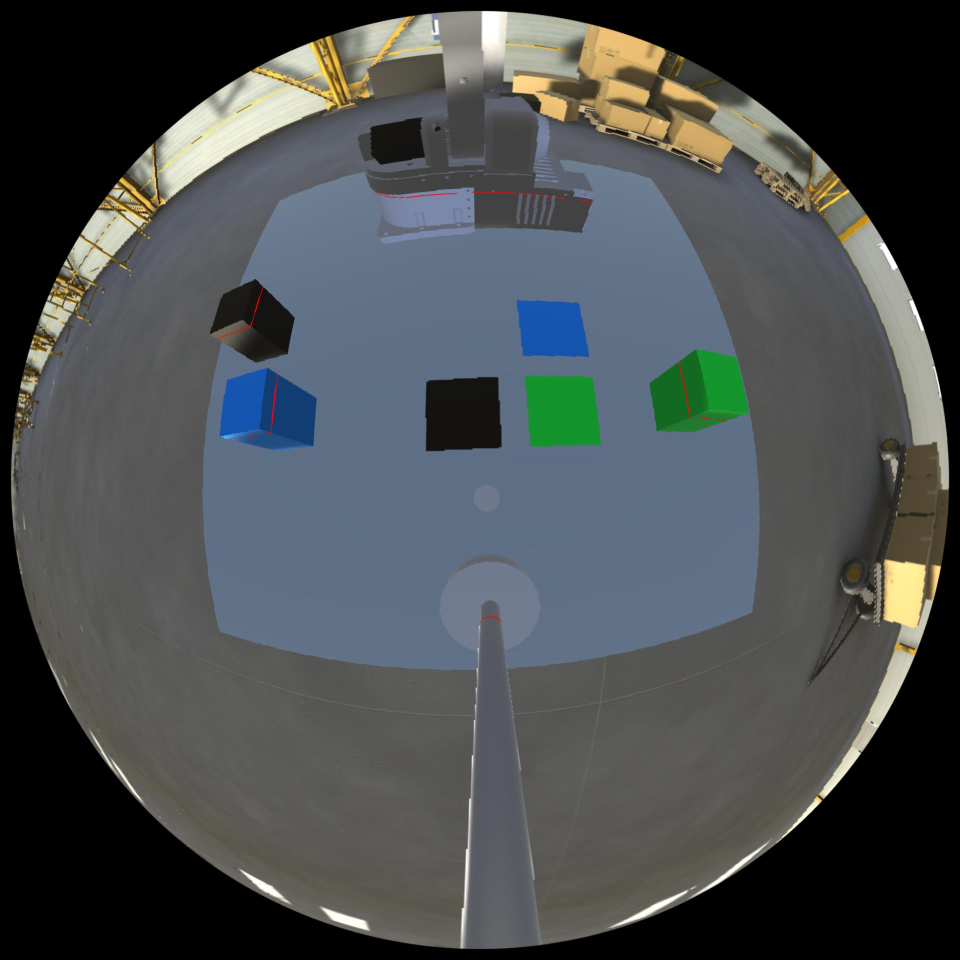
%> input picture MatlabProject/4_Tutorial_Advance_3Sides_Calibration_Method1/TestImages/image1.jpg, 1920 x 1920 px (shown at 1/2 size)
$ octave --eval "result = BWBorder(imread('TestImages/image1.jpg'));"   (GNU Octave 9; MATLAB toolbox functions it lacks are replaced by stand-ins)
%> lines starting %> are read from the running program, lines starting %| are printed output that depends on the picture; in (x1, y1, x2, y2) boxes, pixels count from 0 and x2, y2 are one past the last pixel; in counts of white or black regions, pixels touching at a corner belong together; the program's own positions count from 1
%%%%%%%%%%%%%%%%%%%%%%%%%%%%%%%%%%%%%%%%%%%%%%%%%%%%%%%%%%%%%%%%%%%%%%%%%%%
%   Author: Ivan Kholodilin
%   email: kholodilin@bit.edu.cn
%   website: www.ilabit.org
%
%   Copyright (C) 2020 Ivan Kholodilin
%
%   This program is free software; you can redistribute it and/or modify
%   it under the terms of the GNU General Public License as published by
%   the Free Software Foundation; either version 2 of the License, or
%   (at your option) any later version.
%
%   This program is distributed in the hope that it will be useful,
%   but WITHOUT ANY WARRANTY; without even the implied warranty of
%   MERCHANTABILITY or FITNESS FOR A PARTICULAR PURPOSE.  See the
%   GNU General Public License for more details.
%
%   You should have received a copy of the GNU General Public License
%   along with this program; if not, write to the Free Software
%   Foundation, Inc., 59 Temple Place, Suite 330, Boston, MA 02111-1307
%   USA
%%%%%%%%%%%%%%%%%%%%%%%%%%%%%%%%%%%%%%%%%%%%%%%%%%%%%%%%%%%%%%%%%%%%%%%%%%%

function BWEdge = BWBorder(Image)

% detect region of black pixels
Black = Image(:,:,1)<=70 & Image(:,:,2)<=70 & Image(:,:,3)<=70;
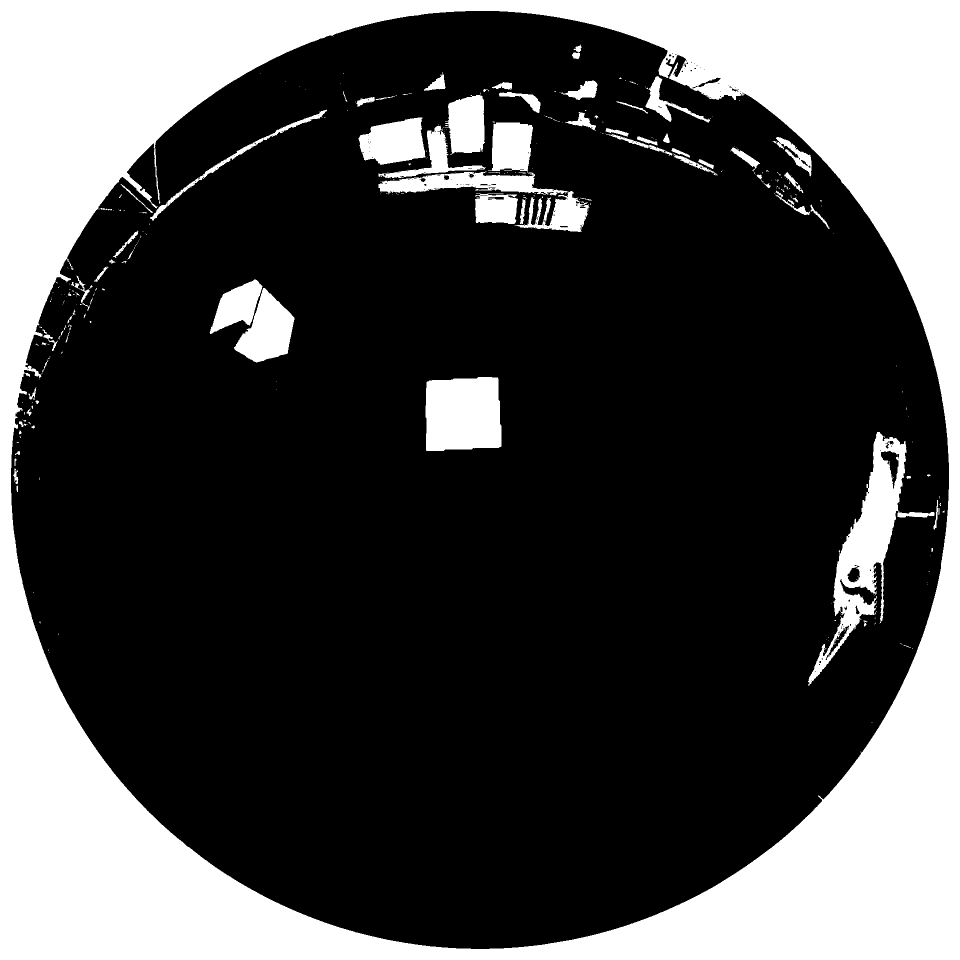
%> Black: size 1920x1920 logical (shown at 1/2 size); 28.9% white; 353 white regions (267 under 20 px), largest, box (x1, y1, x2, y2) and area: (0, 0, 1920, 1920) 930766, (1616, 864, 1869, 1371) 27457, (851, 754, 1003, 902) 20867
% detect region of white pixels
White = Image(:,:,1)>=245 & Image(:,:,2)>=245 & Image(:,:,3)>=245;
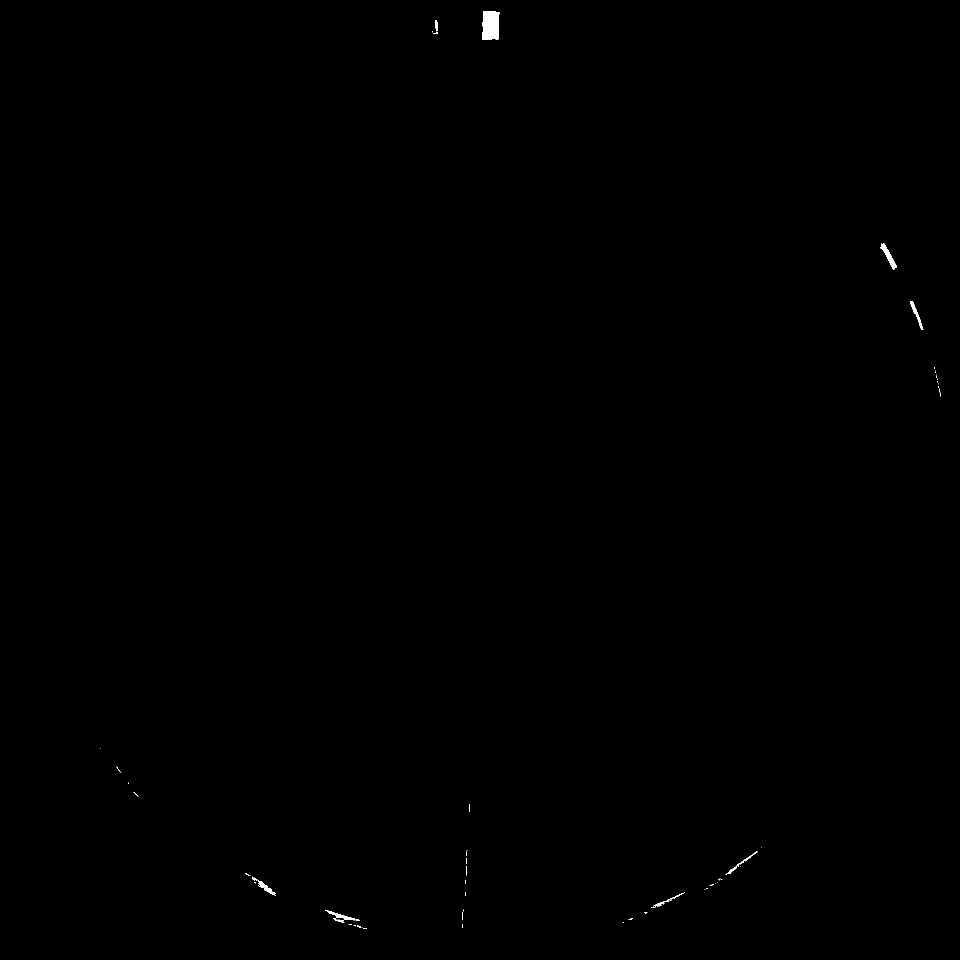
%> White: size 1920x1920 logical (shown at 1/2 size); 0.11% white; 65 white regions (54 under 20 px), largest, box (x1, y1, x2, y2) and area: (965, 23, 999, 80) 1777, (1760, 487, 1794, 539) 510, (651, 1820, 720, 1842) 344
[h,w] = size(Image(:,:,1)); % image size
%> h = 1920; w = 1920

Obj =Black;
BlackEdge = edge(Obj,'sobel'); % black border detection
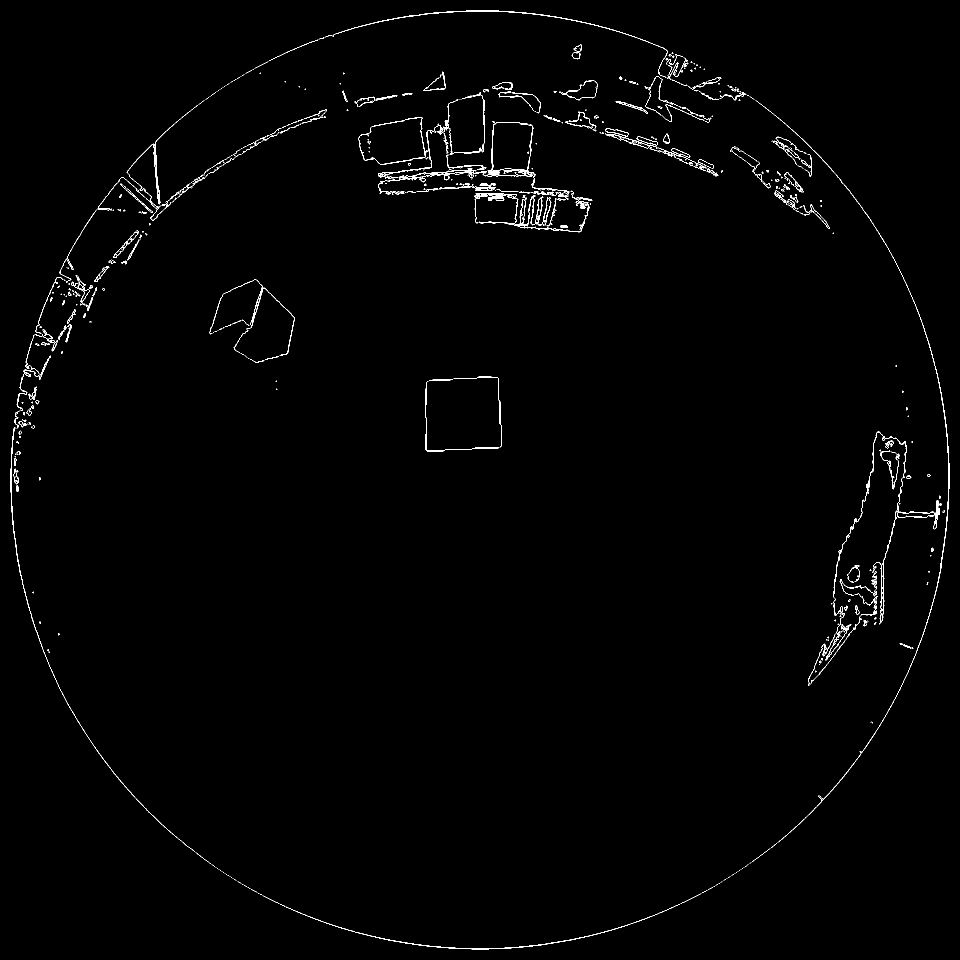
%> BlackEdge: size 1920x1920 logical (shown at 1/2 size); 0.9% white in thin lines or dots
[x,y] = find(BlackEdge==1); % endpoints detection
%> x = 33347 values from 22 to 1899; y = 33347 values from 22 to 1899
BWEdge(1:h,1:w) = 0; % border between Black & White
%> BWEdge: size 1920x1920 double; every value is 0

for t=1:length(x)
    if(x(t)==1 || y(t)==1 || y(t)==w || x(t)==h)
        r=0;
    elseif(x(t)-3<1 || y(t)-3<1 || y(t)+3>w || x(t)+3>h)
        r=1;
    else
        r = 3;
    end
    mask = White(x(t)-r:x(t)+r,y(t)-r:y(t)+r); % check 3x3 region
    [s1,s2] = find(mask==1);
    % if there's a white region mark as a border between Black & White
    if(length(s1)~=0)
        BWEdge(x(t),y(t)) = 1;
    end

    clear s1;
    clear s2;
end
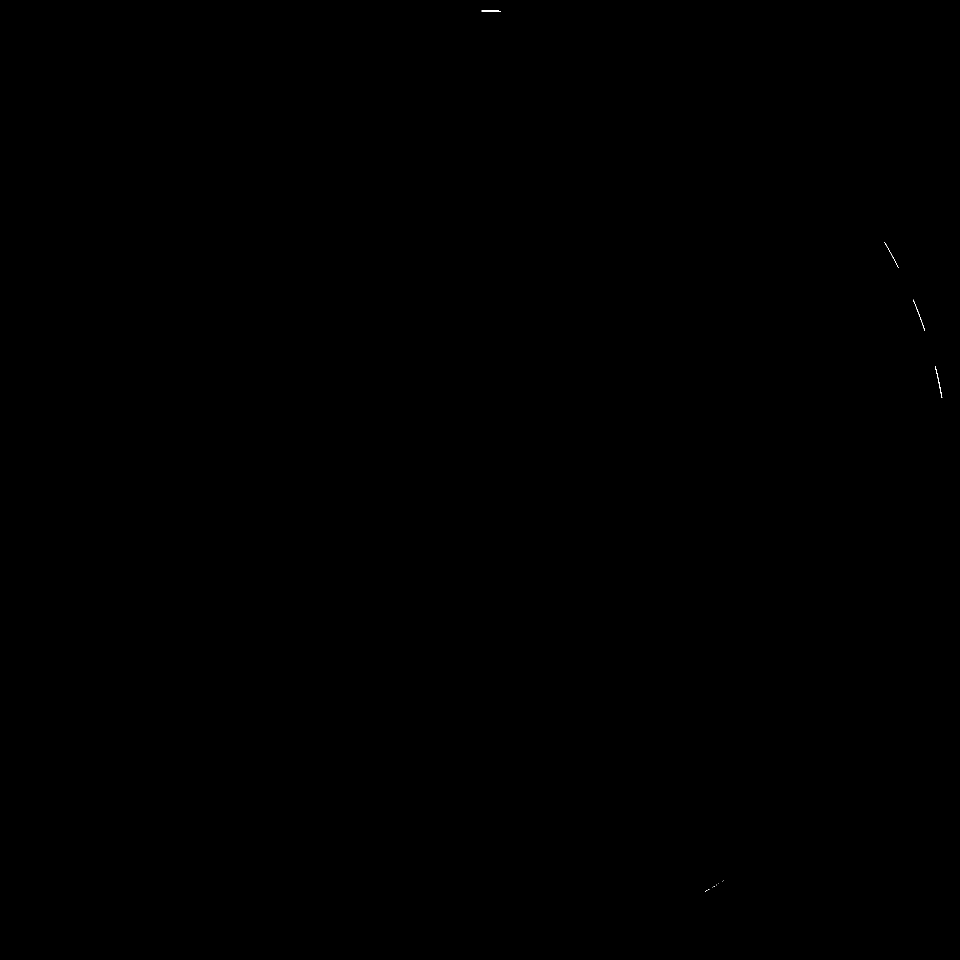
%> BWEdge: size 1920x1920 double (shown at 1/2 size); values 0 (black) and 1 (white), 0.01% white in thin lines or dots, all inside (x1, y1, x2, y2) = (963, 21, 1885, 1783)
% figure;
BWEdge = bwmorph(BWEdge,'skel',Inf);
stats = regionprops(bwconncomp(BWEdge,8),'Area');
%> stats = 9 regions; largest, Area: 83, 79, 56, 39, 10
BWEdge=ismember(labelmatrix(bwconncomp(BWEdge,8)), find([stats.Area] > 200));
%> BWEdge: size 1920x1920 logical; every value is 0
BWEdge = bwmorph(BWEdge,'bridge',Inf);
end

$ run again, on MatlabProject/4_Tutorial_Advance_3Sides_Calibration_Method1/TestImages/image.png
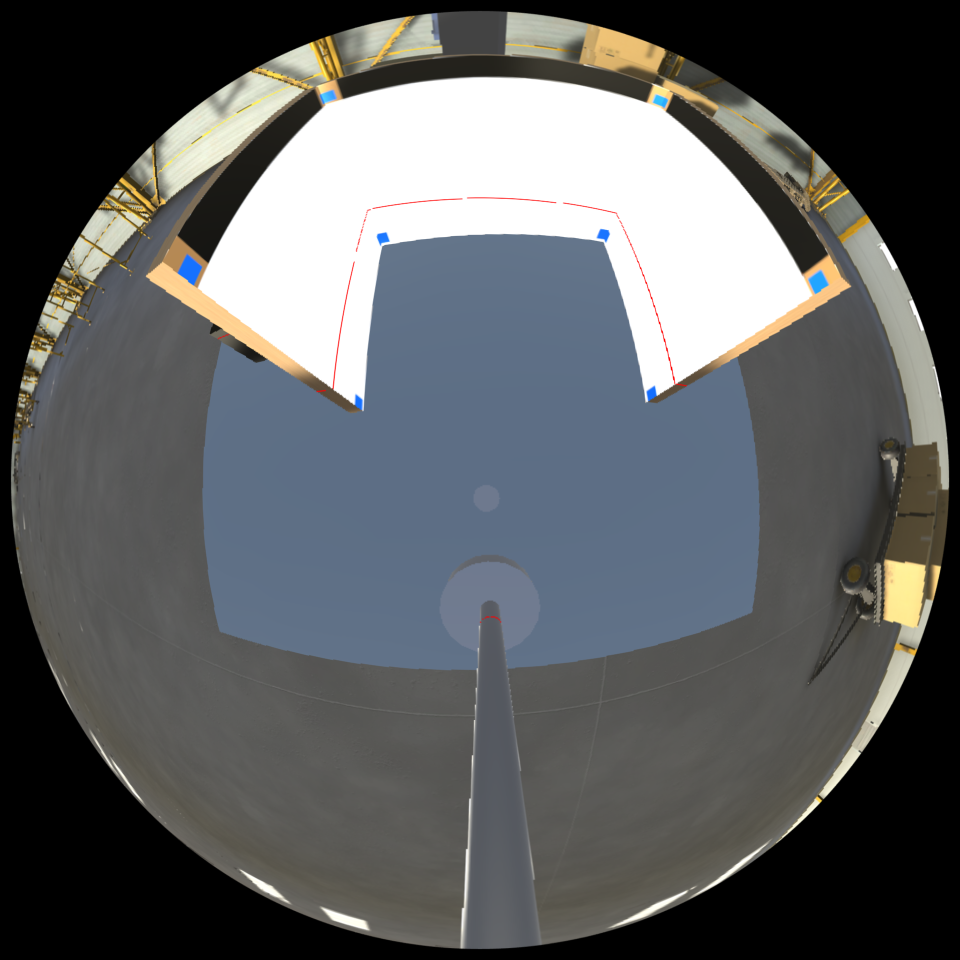
%> input picture MatlabProject/4_Tutorial_Advance_3Sides_Calibration_Method1/TestImages/image.png, 1920 x 1920 px (shown at 1/2 size)
%> in BWBorder, `Black = Image(:,:,1)<=70 & Image(:,:,2)<=70 & Image(:,:,3)<=70;`:
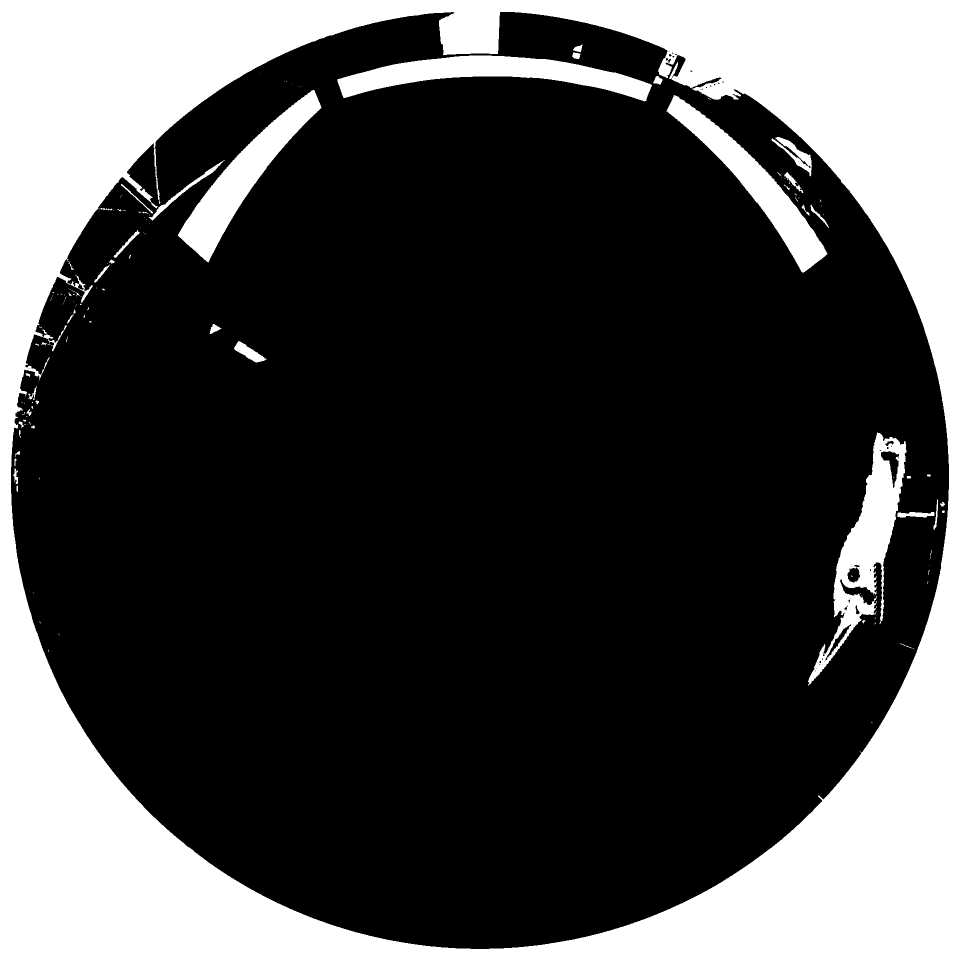
%> Black: size 1920x1920 logical (shown at 1/2 size); 28.4% white; 155 white regions (110 under 20 px), largest, box (x1, y1, x2, y2) and area: (0, 0, 1920, 1920) 942569, (1616, 865, 1813, 1371) 27053, (674, 111, 1304, 203) 24885
%> White: size 1920x1920 logical; 11.4% white; 49 white regions (32 under 20 px), largest, box (x1, y1, x2, y2) and area: (397, 156, 1623, 807) 419272, (1760, 487, 1795, 540) 518, (491, 1746, 553, 1793) 412
%> h = 1920
%> in BWBorder, `BlackEdge = edge(Obj,'sobel');`:
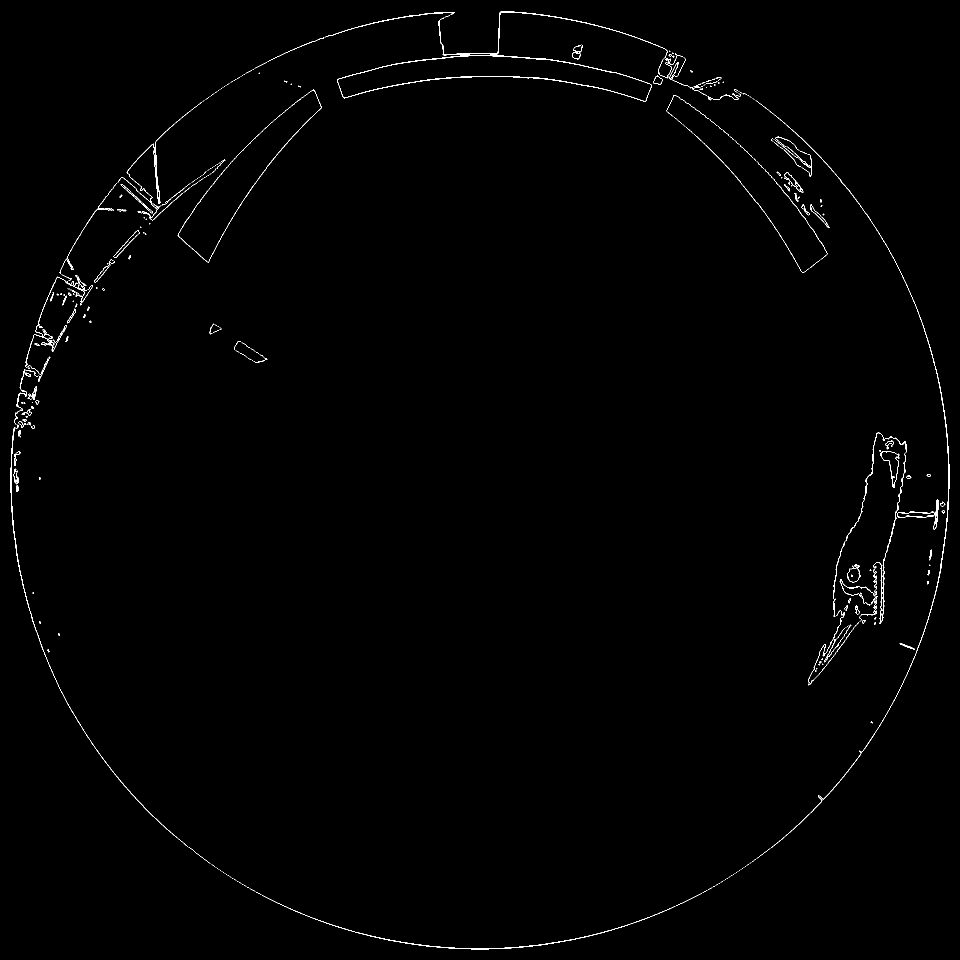
%> BlackEdge: size 1920x1920 logical (shown at 1/2 size); 0.61% white in thin lines or dots
%> x = 22496 values from 24 to 1899; y = 22496 values from 22 to 1899
%> stats = 47 regions; largest, Area: 457, 415, 96, 86, 80
